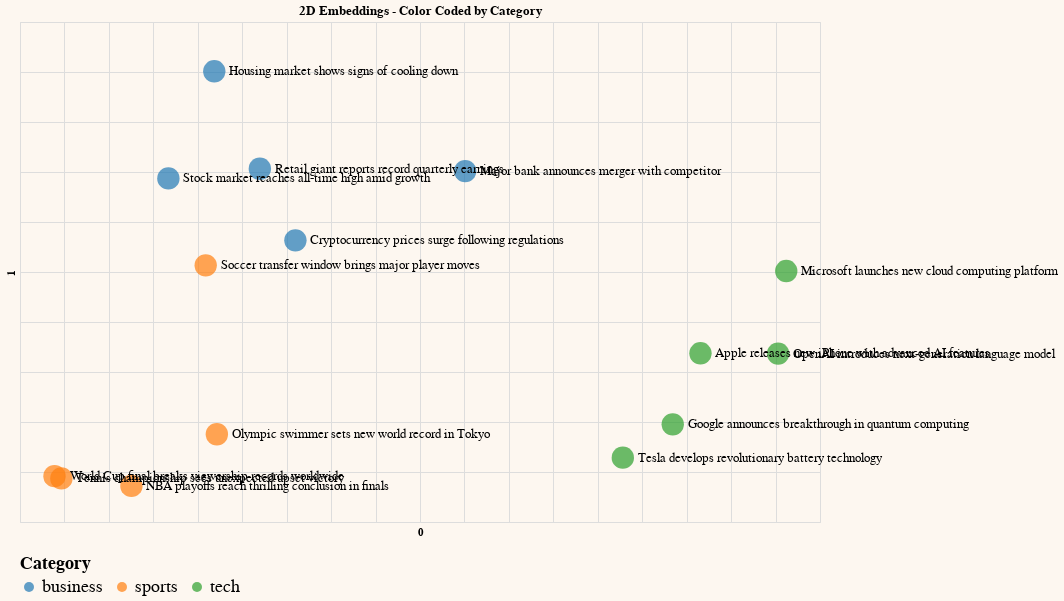

Source (notebook cell):
### Code cell
scatter_result_enhanced

### Figure 1 — Vega-Lite specification as saved in the notebook (floating-point values rounded to 4 significant figures; data arrays with more than 128 entries replaced by an {"elided": "..."} marker saying what was removed)
{"config": {"view": {"continuousWidth": 300, "continuousHeight": 300}, "background": "#FDF7F0", "legend": {"labelFontSize": 18, "orient": "bottom", "titleFontSize": 18}}, "layer": [{"mark": {"type": "circle", "size": 500}, "encoding": {"color": {"field": "category", "legend": {"title": "Category"}, "scale": {"scheme": "category10"}, "type": "nominal"}, "tooltip": [{"field": "headline", "type": "nominal"}, {"field": "category", "type": "nominal"}], "x": {"axis": {"domain": false, "labels": false, "ticks": false}, "field": "0", "scale": {"zero": false}, "type": "quantitative"}, "y": {"axis": {"domain": false, "labels": false, "ticks": false}, "field": "1", "scale": {"zero": false}, "type": "quantitative"}}}, {"mark": {"type": "text", "align": "left", "baseline": "middle", "color": "black", "dx": 15, "size": 13}, "encoding": {"color": {"value": "black"}, "text": {"field": "headline", "type": "nominal"}, "tooltip": [{"field": "headline", "type": "nominal"}, {"field": "category", "type": "nominal"}], "x": {"axis": {"domain": false, "labels": false, "ticks": false}, "field": "0", "scale": {"zero": false}, "type": "quantitative"}, "y": {"axis": {"domain": false, "labels": false, "ticks": false}, "field": "1", "scale": {"zero": false}, "type": "quantitative"}}}], "data": {"name": "data-c3d80d5bf5d05aa67f6affae8f4370bc"}, "height": 500, "title": "2D Embeddings - Color Coded by Category", "width": 800, "$schema": "https://vega.github.io/schema/vega-lite/v5.20.1.json", "datasets": {"data-c3d80d5bf5d05aa67f6affae8f4370bc": [{"headline": "Apple releases new iPhone with advanced AI features", "headline_embeds": {"elided": "1536 float values"}, "0": 0.3655, "1": -0.06258, "category": "tech"}, {"headline": "Google announces breakthrough in quantum computing", "headline_embeds": {"elided": "1536 float values"}, "0": 0.3343, "1": -0.2047, "category": "tech"}, {"headline": "Microsoft launches new cloud computing platform", "headline_embeds": {"elided": "1536 float values"}, "0": 0.462, "1": 0.1019, "category": "tech"}, {"headline": "Tesla develops revolutionary battery technology", "headline_embeds": {"elided": "1536 float values"}, "0": 0.2782, "1": -0.2714, "category": "tech"}, {"headline": "OpenAI introduces next-generation language model", "headline_embeds": {"elided": "1536 float values"}, "0": 0.4528, "1": -0.06312, "category": "tech"}, {"headline": "World Cup final breaks viewership records worldwide", "headline_embeds": {"elided": "1536 float values"}, "0": -0.3612, "1": -0.3083, "category": "sports"}, {"headline": "Olympic swimmer sets new world record in Tokyo", "headline_embeds": {"elided": "1536 float values"}, "0": -0.1785, "1": -0.2245, "category": "sports"}, {"headline": "NBA playoffs reach thrilling conclusion in finals", "headline_embeds": {"elided": "1536 float values"}, "0": -0.2746, "1": -0.3279, "category": "sports"}, {"headline": "Tennis championship sees unexpected upset victory", "headline_embeds": {"elided": "1536 float values"}, "0": -0.3534, "1": -0.3128, "category": "sports"}, {"headline": "Soccer transfer window brings major player moves", "headline_embeds": {"elided": "1536 float values"}, "0": -0.1911, "1": 0.1133, "category": "sports"}, {"headline": "Stock market reaches all-time high amid growth", "headline_embeds": {"elided": "1536 float values"}, "0": -0.2331, "1": 0.2872, "category": "business"}, {"headline": "Major bank announces merger with competitor", "headline_embeds": {"elided": "1536 float values"}, "0": 0.1009, "1": 0.3018, "category": "business"}, {"headline": "Cryptocurrency prices surge following regulations", "headline_embeds": {"elided": "1536 float values"}, "0": -0.09017, "1": 0.1633, "category": "business"}, {"headline": "Retail giant reports record quarterly earnings", "headline_embeds": {"elided": "1536 float values"}, "0": -0.1302, "1": 0.3065, "category": "business"}, {"headline": "Housing market shows signs of cooling down", "headline_embeds": {"elided": "1536 float values"}, "0": -0.1814, "1": 0.5014, "category": "business"}]}}
